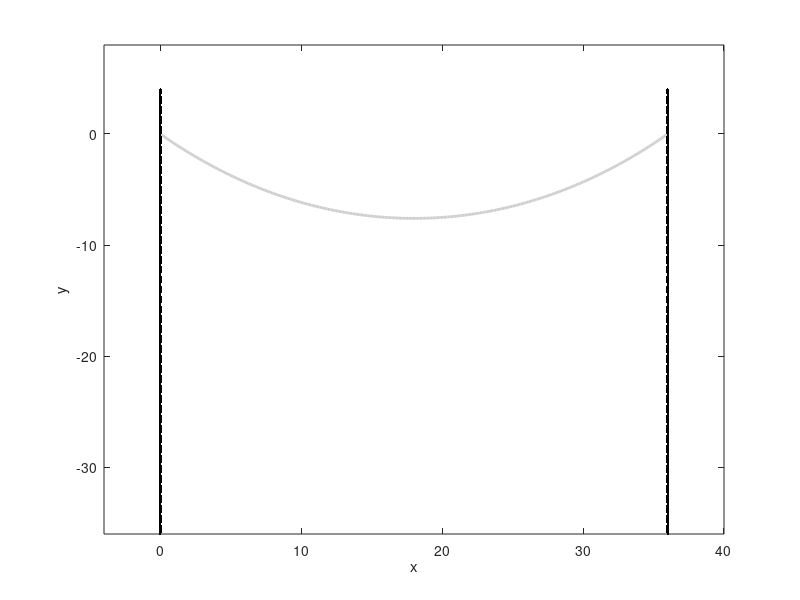

MATLAB code to generate this figure:
L = 40;H = 36;l = L/2;alpha = 0.1:0.1:5;h = sinh(alpha) ./ alpha;[~, i] = min(abs(h - L/H));alpha_i = alpha(i);lambda = l / sinh(alpha_i);s = 0:0.1:L;x = H/2 - lambda * asinh((l-s) / lambda);y = sqrt(lambda^2 + (l-s).^2) - sqrt(lambda^2 + l^2);b = -H:0.1:4;plot(x, y, 'Color', [0.8 0.8 0.8], 'LineWidth', 2, 0, b, 'k', 'LineWidth', 4, H, b, 'k', 'LineWidth', 4);xlim([-4 H+4]);ylim([-H 8]);xlabel('x');ylabel('y');saveas(gcf, 'pr.png');